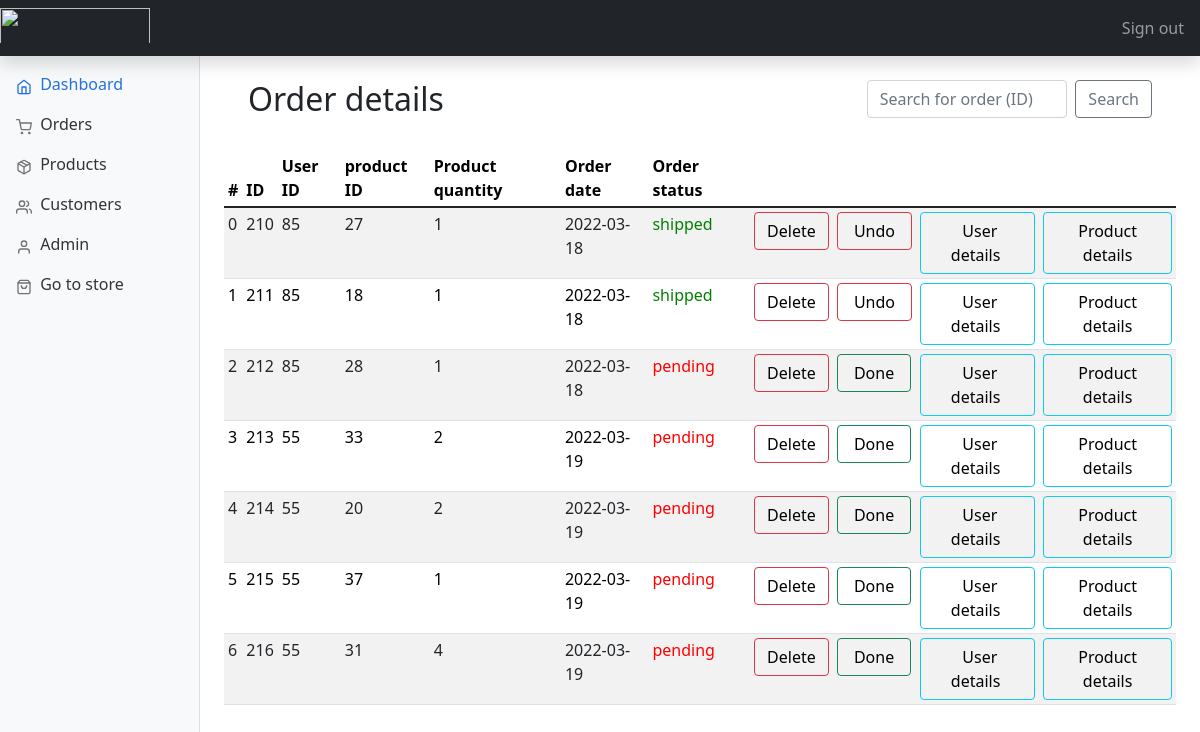
Screenshot of /admin/orders.php (signed in) with the database file from the repository.
### tables this page shows
CREATE TABLE `orders` (
  `order_id` int(11) NOT NULL,
  `item_id` int(11) NOT NULL,
  `user_id` int(11) NOT NULL,
  `order_quantity` int(3) NOT NULL,
  `order_date` date NOT NULL,
  `order_status` tinyint(1) NOT NULL DEFAULT 0
);

### admin/includes/functions.php (called while the page is built, shortened)
<?php
$connection = mysqli_connect("localhost", "root", "", "PharmEasy");
function query($query)
{
    global $connection;
    $run = mysqli_query($connection, $query);
    if ($run) {
        while ($row = $run->fetch_assoc()) {
            $data[] = $row;
        }
        return $data;
    } else {
        return 0;
    }
}
function check_admin($id)
{
    $query = "SELECT admin_id FROM admin where admin_id='$id'";
    $row = query($query);
    if (empty($row)) {
        return 0;
    } else {
        return 1;
    }
}
function all_orders()
{
    $query = "SELECT * FROM orders";
    $data = query($query);
    return $data;
}

### admin/orders.php (the view, shortened to what this page needs)
<?php
include "includes/head.php";
?>
<body>
    <?php
    include "includes/header.php"
    ?>
    <?php
    include "includes/sidebar.php";
    ?>
    <main class="col-md-9 ms-sm-auto col-lg-10 px-md-4">
        <div class="container">
            <div class="row align-items-start">
                <div class="col">
                    <br>
                    <h2>Order details</h2>
                    <br>
                </div>
                <div class="col">
                    <br>
                    <form class="d-flex" method="GET" action="orders.php">
                        <input class="form-control me-2 col" type="search" name="search_order_id" placeholder="Search for order (ID)" aria-label="Search">
                        <button class="btn btn-outline-secondary" type="submit" name="search_order" value="search">Search</button>
                    </form>
                    <br>
                </div>
            </div>
        </div>
        <div class="table-responsive">
            <table class="table table-striped table-sm">
                <thead>
                    <tr>
                        <th scope="col">#</th>
                        <th scope="col">ID</th>
                        <th scope="col">User ID</th>
                        <th scope="col">product ID</th>
                        <th scope="col">Product quantity</th>
                        <th scope="col">Order date</th>
                        <th scope="col">Order status</th>
                </thead>
                <tbody>
                    <?php
                    $data = all_orders();
                    $num = sizeof($data);
                    for ($i = 0; $i < $num; $i++) {
                    ?>
                        <tr>
                            <td><?php echo $i ?></td>
                            <td><?php echo $data[$i]['order_id'] ?></td>
                            <td><?php echo $data[$i]['user_id'] ?></td>
                            <td><?php echo $data[$i]['item_id'] ?></td>
                            <td><?php echo $data[$i]['order_quantity'] ?></td>
                            <td><?php echo $data[$i]['order_date'] ?></td>
                            <?php if ($data[$i]['order_status'] == 1) {
                            ?>
                                <td style="color: green;">
                                    shipped
                                </td>
                            <?php
                            } else {
                            ?>
                                <td style="color: red;">
                                    pending
                                </td>
                            <?php
                            }
                            ?>
                            <td>
                                <button type="button" class="btn  btn-outline-danger"><a style="text-decoration: none; color:black;" href="orders.php?delete=<?php echo $data[$i]['order_id'] ?>">Delete</a></button>
                            </td>
                            <?php if ($data[$i]['order_status'] == 1) {
                            ?>
                                <td>
                                    <button type="button" class="btn  btn-outline-danger"><a style="text-decoration: none; color:black;" href="orders.php?undo=<?php echo $data[$i]['order_id'] ?>">&nbsp;Undo&nbsp;</a></button>
                                </td>
                            <?php
                            } else {
                            ?>
                                <td>
                                    <button type="button" class="btn  btn-outline-success"><a style="text-decoration: none; color:black;" href="orders.php?done=<?php echo $data[$i]['order_id'] ?>">&nbsp;Done&nbsp;</a></button>
                                </td>
                            <?php
                            }
                            ?>
                            <td>
                                <button type="button" class="btn  btn-outline-info"><a style="text-decoration: none; color:black;" href="customers.php?id=<?php echo $data[$i]['user_id'] ?>"> &nbsp;User details&nbsp; </a></button>
                            </td>
                            <td>
                                <button type="button" class="btn  btn-outline-info"><a style="text-decoration: none; color:black;" href="products.php?id=<?php echo $data[$i]['item_id'] ?>">Product details</a></button>
                            </td>
                        </tr>
                    <?php
                    }
                    ?>
                </tbody>
            </table>
        </div>
        <br><br>
    </main>
</body>

### admin/dashboard.css (style rules this page uses)
body { font-size: 0.875rem; }

### rows the page displays
orders: order_id "210", user "85", item "27", order_quantity "1", order_date "2022-03-18", order_status "shipped"
orders: order_id "211", user "85", item "18", order_quantity "1", order_date "2022-03-18", order_status "shipped"
orders: order_id "212", user "85", item "28", order_quantity "1", order_date "2022-03-18", order_status "pending"
orders: order_id "213", user "55", item "33", order_quantity "2", order_date "2022-03-19", order_status "pending"
orders: order_id "214", user "55", item "20", order_quantity "2", order_date "2022-03-19", order_status "pending"
orders: order_id "215", user "55", item "37", order_quantity "1", order_date "2022-03-19", order_status "pending"
orders: order_id "216", user "55", item "31", order_quantity "4", order_date "2022-03-19", order_status "pending"
